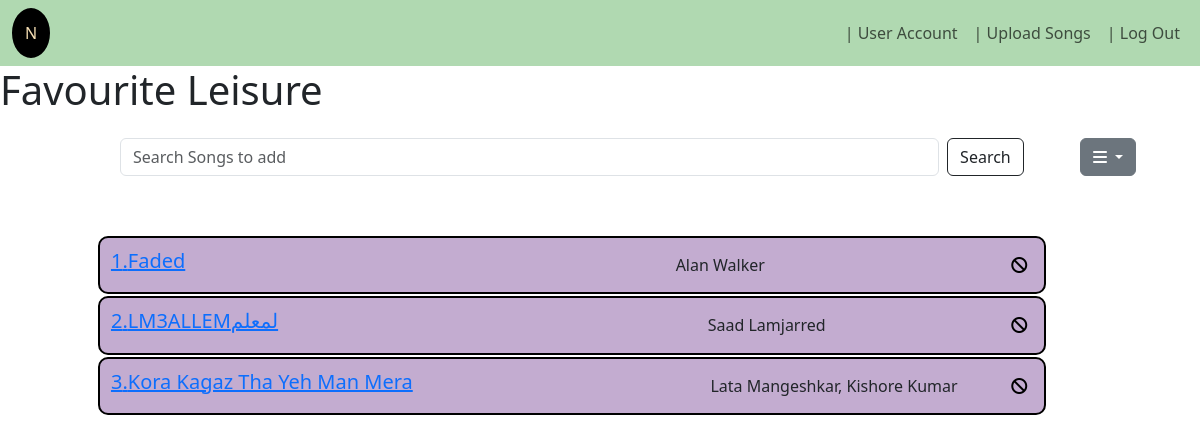
The page /playlist/24 (signed in) on the database its author committed.
### application/models.py (models this page shows)
class Loggers(db.Model):
    __tablename__ = 'loggers'
    l_id = db.Column(db.Integer, autoincrement=True, primary_key=True)
    username = db.Column(db.String, unique=True)
    password = db.Column(db.String)
    profile = db.Column(db.String)
    comment = db.relationship("Songs", secondary="comments")

class Playlist(db.Model):
    __tablename__ = "playlist"
    p_id=db.Column(db.Integer, autoincrement=True, primary_key=True)
    name = db.Column(db.String)
    l_id = db.Column(db.Integer, db.ForeignKey("loggers.l_id"))
    songlist = db.relationship("Songs", secondary="loggersplaylist")

class Songs(db.Model):
    __tablename__="songs"
    s_id = db.Column(db.Integer, autoincrement=True, primary_key=True)
    name = db.Column(db.String, unique=True)
    lyrics = db.Column(db.String)
    rating = db.Column(db.Integer)
    doc = db.Column(db.String)
    singer = db.Column(db.String)
    g_id = db.Column(db.Integer, db.ForeignKey("genre.g_id"))
    l_id = db.Column(db.Integer, db.ForeignKey("loggers.l_id"))
    composer = db.relationship("Loggers", secondary="composer")

### application/controllers.py (the view, shortened to what this page needs)
    @app.route("/playlist/<int:id>", methods=["GET", "POST"])
    def playlist(id):
        global loggedProfile
        if request.method == "GET":
            if session.get('isLoggedIn') and session.get('profile')=="user":
                songs = db.session.query(Playlist).filter(Playlist.p_id == id).one().songlist
                print(songs)
                User = db.session.query(Loggers).filter(Loggers.username==session.get('loggedUser')).first()
                data = {"nav": "second", "id":db.session.query(Playlist).filter(Playlist.p_id == id).one(), "songlist":songs, "user": User, "e1":['User Account', url_for("home")], "e2":['Upload Songs', url_for("upload")], "e3":['Log Out', url_for("logout")]}
                return render_template("playlist.html", data=data)
            else:
                return redirect(url_for("error", token="unauthenticated"))

### templates/playlist.html (shortened to what this page needs)
{% include 'header.html' %}
<link rel="stylesheet" type="text/css" href="http://127.0.0.1:5000/static/playlist.css">
</head>
<body>
    {% include 'nav.html' %}
    <h1>{{ data['id'].name }}</h1>
    <div class="header-search" style="margin-top: 2%; margin-right: 10%; margin-left: 10%;">
        <form action="{{ data['id'].p_id }}" method="post" class="d-flex ms-auto">
                <input class="form-control me-2" type="search" name="song"  placeholder="Search Songs to add" aria-label="Search">
                <button class="btn btn-outline-dark" type="submit" name="search">Search</button>
            <div class="btn-group">
                <button class="btn btn-secondary dropdown-toggle" type="button" data-bs-toggle="dropdown" data-bs-auto-close="true" aria-expanded="false" style="margin-left: 100%;">
                    <i class="fa-solid fa-bars"></i>
                </button>
            </div>
        </form>
    </div>
    <form action="{{ data['id'].p_id }}" method="post">
        <div class="container">
            {% for i in data['songlist'] %}
                {% set myvar = loop.index %}
                {% include 'displaysong.html' %}
            {%endfor%}
        </div>
    </form>
    {% include 'footer.html' %}

### templates/nav.html (shortened to what this page needs)
<header>
    <nav class="navbar navbar-expand-lg navbar-custom" style="background-color: #B0D9B1;">
        <div class="container-fluid">
            <div class="navbar-collapse" id="navbarNav" >
                {% if data['nav']=="uneven" %}
                    <button type="button" class="btn btn-primary" data-bs-toggle="modal" data-bs-target="#exampleModal" style="color: wheat; padding: 10px; border: 3px solid black; border-radius: 100%; background-color: black;">{{ data['user'].admin_name[0] | upper}}</button>
                {% else %}
                    <button type="button" class="btn btn-primary" data-bs-toggle="modal" data-bs-target="#exampleModal" style="color: wheat; padding: 10px; border: 3px solid black; border-radius: 100%; background-color: black;">{{ data['user'].username[0] | upper}}</button>
                {% endif %}
                <ul class="navbar-nav ms-auto">
                    <li class="nav-item">
                        <a class="nav-link" href="{{ data['e1'][1] }}">| {{ data['e1'][0] }}</a>
                    </li>
                    {% if data['sub']!='no' %}
                        <li class="nav-item">
                            <a class="nav-link" href="{{ data['e2'][1] }}">| {{ data['e2'][0] }}</a>
                        </li>
                    {% endif %}
                    <li class="nav-item">
                        <a class="nav-link" href="{{ data['e3'][1] }}">| {{ data['e3'][0] }}</a>
                    </li>
                </ul>
            </div>
        </div>
    </nav>
</header>

### templates/displaysong.html
<div class="comp-song">
    <a href="/lyrics/{{ i.s_id }}"><h5>{{myvar}}.{{ i.name | replace('.mp3', '')}}</h5></a>
    <label> {{ i.singer }} </label>
    <button type="submit" value="{{ i.s_id }}" name="delete"><i class="fa-solid fa-ban"></i></a>
</div>

### static/playlist.css (style rules this page uses)
.container { margin-top: 5%; }
.comp-song { display: flex; align-items: center; padding: 1%; margin-left: 5%; margin-right: 10%; margin-top: 2px; margin-bottom: 1px; background-color: #C3ACD0; border: 2px solid black; border-radius: 10px; }
.comp-song h5 { margin-right: 250px; }
.comp-song label { text-align: center; flex: 1; }
.comp-song i { margin-left: auto; }
.comp-song button { background: none; border: none; }

### rows shown on the page
Loggers: user "N"
Playlist: id.name "Favourite Leisure"
Songs: myvar "1", name "Faded", singer "Alan Walker", {{ i.s_id }} 214 (drawn)
Songs: myvar "2", name "LM3ALLEMلمعلم", singer "Saad Lamjarred", {{ i.s_id }} 222 (drawn)
Songs: myvar "3", name "Kora Kagaz Tha Yeh Man Mera", singer "Lata Mangeshkar, Kishore Kumar", {{ i.s_id }} 220 (drawn)

### other values the page prints
{{ data['e1'][0] }} "User Account"
{{ data['e2'][0] }} "Upload Songs"
{{ data['e3'][0] }} "Log Out"
